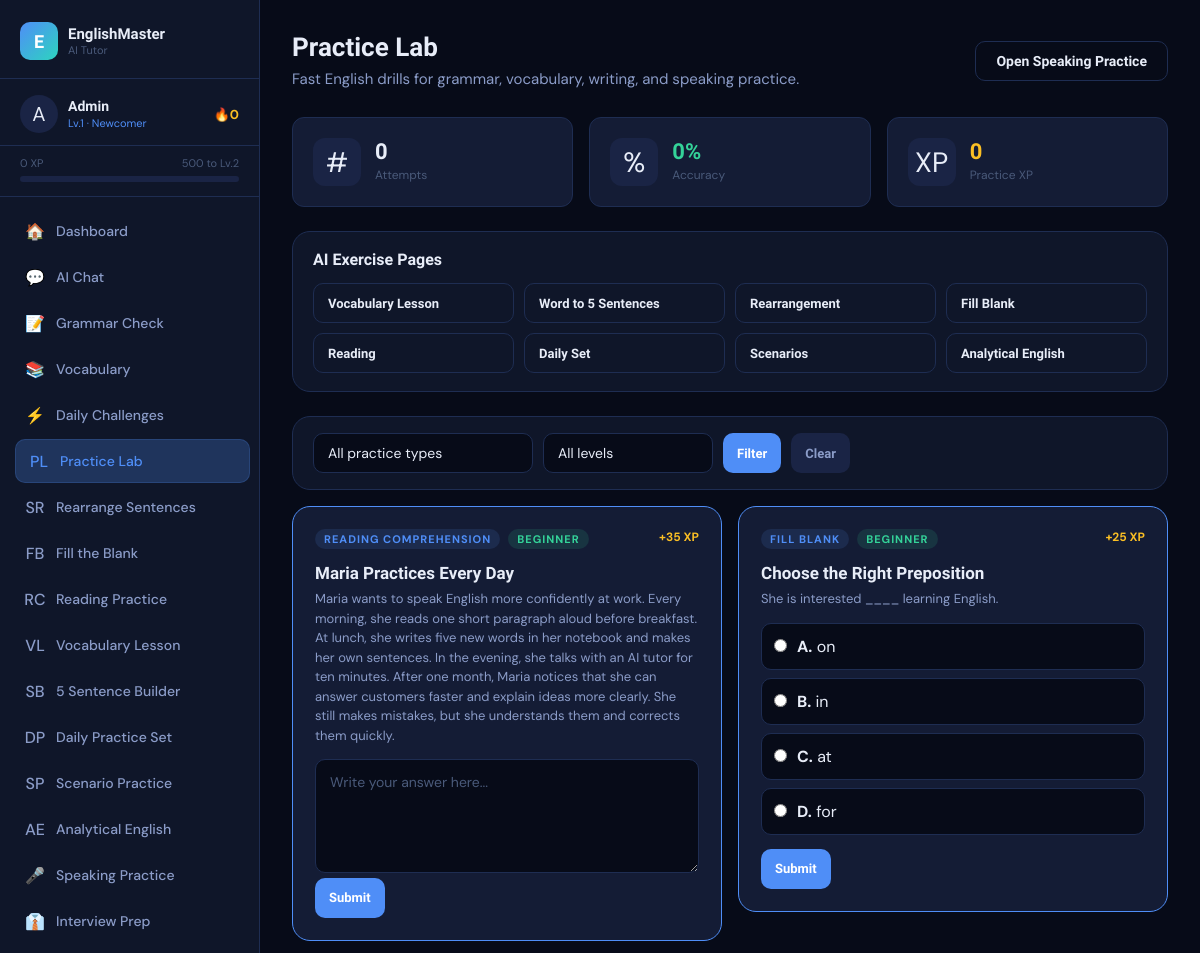
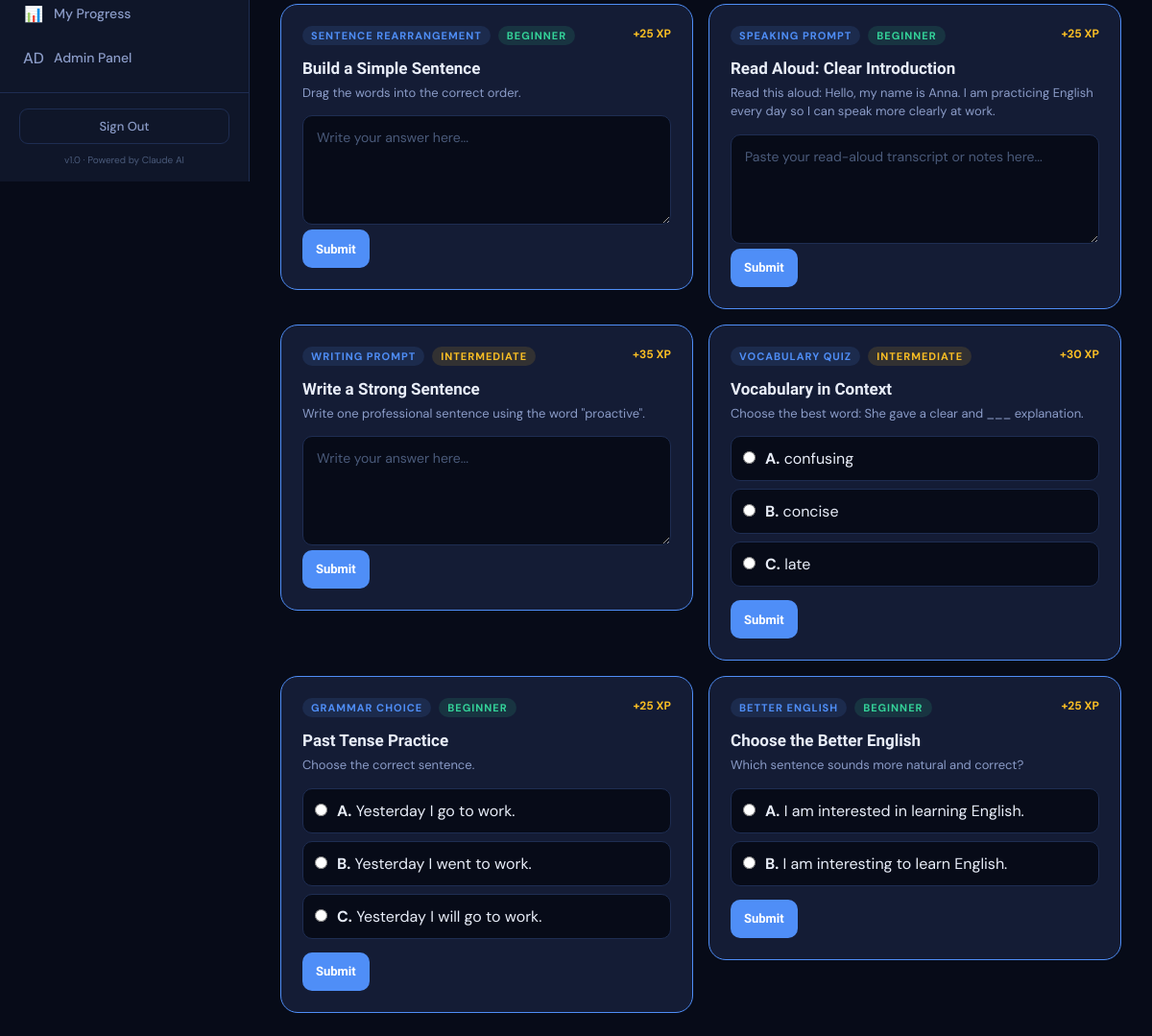
The app's page /practice.php (signed in) with its own data (2 pictures, top to bottom).
### tables this page shows
CREATE TABLE IF NOT EXISTS users (
    id INT AUTO_INCREMENT PRIMARY KEY,
    name VARCHAR(100) NOT NULL,
    email VARCHAR(150) UNIQUE NOT NULL,
    password VARCHAR(255) NOT NULL,
    level INT DEFAULT 1,
    xp INT DEFAULT 0,
    streak INT DEFAULT 0,
    last_active DATE,
    avatar VARCHAR(10) DEFAULT '🧑',
    english_level ENUM('beginner','intermediate','advanced') DEFAULT 'beginner',
    role ENUM('user','admin') NOT NULL DEFAULT 'user',
    created_at TIMESTAMP DEFAULT CURRENT_TIMESTAMP
);

CREATE TABLE IF NOT EXISTS practice_items (
    id INT AUTO_INCREMENT PRIMARY KEY,
    type ENUM('better_english','grammar_choice','vocabulary_quiz','writing_prompt','speaking_prompt','sentence_rearrangement','fill_blank','reading_comprehension','daily_challenge_set','scenario_roleplay','analytical_english','word_sentence_builder') NOT NULL DEFAULT 'better_english',
    title VARCHAR(200) NOT NULL,
    prompt TEXT NOT NULL,
    option_a TEXT,
    option_b TEXT,
    option_c TEXT,
    option_d TEXT,
    correct_option CHAR(1),
    answer_key TEXT,
    explanation TEXT,
    difficulty ENUM('beginner','intermediate','advanced') DEFAULT 'beginner',
    category VARCHAR(80) DEFAULT 'general',
    tags VARCHAR(255) DEFAULT '',
    audio_url VARCHAR(255) DEFAULT '',
    xp_reward INT DEFAULT 25,
    active TINYINT(1) DEFAULT 1,
    created_by INT NULL,
    created_at TIMESTAMP DEFAULT CURRENT_TIMESTAMP,
    FOREIGN KEY (created_by) REFERENCES users(id) ON DELETE SET NULL
);

### config.php (called while the page is built, shortened)
<?php
function db() {
    static $conn = null;
    if ($conn === null) {
        $conn = new mysqli(DB_HOST, DB_USER, DB_PASS, DB_NAME);
        $conn->set_charset('utf8mb4');
    }
    return $conn;
}
function isAdmin($user = null) {
    return $user && (($user['role'] ?? 'user') === 'admin');
}
function currentUser() {
    $db = db();
    $uid = (int)$_SESSION['uid'];
    $r = $db->query("SELECT * FROM users WHERE id = $uid LIMIT 1");
    return $r ? $r->fetch_assoc() : null;
}
function clean($str) {
    return htmlspecialchars(strip_tags(trim($str)), ENT_QUOTES, 'UTF-8');
}
function levelName($level) {
    if ($level <= 2)  return 'Newcomer';
    return 'English Master';
}
function xpToNextLevel($xp) {
    $currentLevel = max(1, (int)floor($xp / 500) + 1);
    $nextLevelXP = $currentLevel * 500;
    $progress = (($xp % 500) / 500) * 100;
    return ['next' => $nextLevelXP, 'progress' => round($progress), 'needed' => $nextLevelXP - $xp];
}
?>

### practice.php (the view, shortened to what this page needs)
<?php
require_once 'config.php';
$db = db();
$uid = (int)$_SESSION['uid'];
$type = $_GET['type'] ?? 'all';
$difficulty = $_GET['difficulty'] ?? 'all';
$where = ["active=1"];
$whereSql = implode(' AND ', $where);
$items = $db->query("
    SELECT pi.*,
      (SELECT COUNT(*) FROM user_practice_attempts upa WHERE upa.practice_item_id=pi.id AND upa.user_id=$uid) AS attempts,
      (SELECT MAX(is_correct) FROM user_practice_attempts upa WHERE upa.practice_item_id=pi.id AND upa.user_id=$uid) AS mastered
    FROM practice_items pi
    WHERE $whereSql
    ORDER BY pi.created_at DESC, pi.id DESC
    LIMIT 60
");
$stats = $db->query("SELECT COUNT(*) attempts, SUM(is_correct) correct, SUM(xp_earned) xp FROM user_practice_attempts WHERE user_id=$uid")->fetch_assoc();
include 'includes/header.php';
?>
<div class="page-header flex-between" style="flex-wrap:wrap;gap:12px;">
  <div>
    <h1>Practice Lab</h1>
    <p>Fast English drills for grammar, vocabulary, writing, and speaking practice.</p>
  </div>
  <a href="speaking.php" class="btn btn-outline">Open Speaking Practice</a>
</div>
<div class="grid-3 mb-24">
  <div class="stat-card">
    <div class="stat-icon">#</div>
    <div><div class="stat-val"><?= (int)($stats['attempts'] ?? 0) ?></div><div class="stat-label">Attempts</div></div>
  </div>
  <div class="stat-card">
    <div class="stat-icon">%</div>
    <div>
      <?php $attempts = max(1, (int)($stats['attempts'] ?? 0)); $correct = (int)($stats['correct'] ?? 0); ?>
      <div class="stat-val" style="color:var(--green)"><?= round(($correct / $attempts) * 100) ?>%</div>
      <div class="stat-label">Accuracy</div>
    </div>
  </div>
  <div class="stat-card">
    <div class="stat-icon">XP</div>
    <div><div class="stat-val" style="color:var(--yellow)"><?= (int)($stats['xp'] ?? 0) ?></div><div class="stat-label">Practice XP</div></div>
  </div>
</div>
<div class="card mb-24" style="padding:18px 20px;">
  <h3 style="font-size:16px;margin-bottom:14px;color:var(--text-1)">AI Exercise Pages</h3>
  <div class="grid-4" style="gap:10px;">
    <a class="btn btn-outline btn-sm" href="vocabulary_lesson.php">Vocabulary Lesson</a>
    <a class="btn btn-outline btn-sm" href="sentence_builder.php">Word to 5 Sentences</a>
    <a class="btn btn-outline btn-sm" href="sentence_rearrangement.php">Rearrangement</a>
    <a class="btn btn-outline btn-sm" href="fill_blank.php">Fill Blank</a>
    <a class="btn btn-outline btn-sm" href="reading_comprehension.php">Reading</a>
    <a class="btn btn-outline btn-sm" href="daily_practice.php">Daily Set</a>
    <a class="btn btn-outline btn-sm" href="scenario_practice.php">Scenarios</a>
    <a class="btn btn-outline btn-sm" href="analytical_english.php">Analytical English</a>
  </div>
</div>
<div class="card mb-16" style="padding:16px 20px;">
  <form method="GET" style="display:flex;gap:10px;flex-wrap:wrap;align-items:center;">
    <select name="type" class="form-control" style="width:220px">
      <option value="all" <?= $type==='all'?'selected':'' ?>>All practice types</option>
    </select>
    <select name="difficulty" class="form-control" style="width:170px">
      <option value="all" <?= $difficulty==='all'?'selected':'' ?>>All levels</option>
    </select>
    <button class="btn btn-primary btn-sm">Filter</button>
    <a href="practice.php" class="btn btn-ghost btn-sm">Clear</a>
  </form>
</div>
<?php if ($items && $items->num_rows > 0): ?>
<div class="grid-2" style="gap:16px;align-items:start;">
  <?php while ($item = $items->fetch_assoc()):
    $isChoice = in_array($item['type'], ['better_english', 'grammar_choice', 'vocabulary_quiz', 'fill_blank', 'scenario_roleplay'], true);
    $typeLabel = ucwords(str_replace('_', ' ', $item['type']));
  ?>
  <div class="challenge-card <?= (int)$item['mastered'] ? 'completed' : 'active' ?>">
    <div class="challenge-header">
      <div style="display:flex;gap:8px;align-items:center;flex-wrap:wrap;">
        <span class="challenge-type ac-badge badge-blue"><?= clean($typeLabel) ?></span>
        <span class="challenge-type ac-badge diff-<?= clean($item['difficulty']) ?>"><?= ucfirst($item['difficulty']) ?></span>
      </div>
      <div class="challenge-xp">+<?= (int)$item['xp_reward'] ?> XP</div>
    </div>
    <div class="challenge-title"><?= clean($item['title']) ?></div>
    <div class="challenge-desc" style="white-space:pre-wrap"><?= clean($item['prompt']) ?></div>
    <form method="POST" style="margin-top:14px;">
      <?php if ($isChoice): ?>
        <div style="display:flex;flex-direction:column;gap:8px;margin-bottom:14px;">
          <?php foreach (['A','B','C','D'] as $letter):
            $key = 'option_' . strtolower($letter);
            if (empty($item[$key])) continue;
          ?>
          <label style="display:flex;gap:10px;align-items:flex-start;background:var(--bg-base);border:1px solid var(--border);border-radius:10px;padding:12px;cursor:pointer;">
            <input type="radio" name="answer" value="<?= $letter ?>" required style="margin-top:3px;">
            <span><strong><?= $letter ?>.</strong> <?= clean($item[$key]) ?></span>
          </label>
          <?php endforeach; ?>
        </div>
      <?php else: ?>
        <textarea name="answer" class="form-control" rows="4" placeholder="<?= $item['type']==='speaking_prompt' ? 'Paste your read-aloud transcript or notes here...' : 'Write your answer here...' ?>" required></textarea>
      <?php endif; ?>
      <button type="submit" name="submit_practice" class="btn btn-primary btn-sm" onclick="btnLoading(this,true)">Submit</button>
    </form>
  </div>
  <?php endwhile; ?>
</div>
<?php endif; ?>
<?php include 'includes/footer.php'; ?>

### includes/header.php (shortened to what this page needs)
<?php
$user = currentUser();
$xpInfo = $user ? xpToNextLevel($user['xp']) : null;
$currentPage = basename($_SERVER['PHP_SELF'], '.php');
?>
<!DOCTYPE html>
<html lang="en">
<head>
<link rel="stylesheet" href="<?= APP_URL ?>/assets/style.css">
</head>
<body>
<div class="app-layout">
  <aside class="sidebar" id="sidebar">
    <div class="sidebar-logo">
      <div class="logo-icon">E</div>
      <div class="logo-text">
        <span class="logo-name">EnglishMaster</span>
        <span class="logo-tag">AI Tutor</span>
      </div>
    </div>
    <?php if ($user): ?>
    <div class="sidebar-user">
      <div class="user-avatar"><?= $user['avatar'] ?></div>
      <div class="user-info">
        <div class="user-name"><?= clean($user['name']) ?></div>
        <div class="user-level">Lv.<?= $user['level'] ?> · <?= levelName($user['level']) ?></div>
      </div>
      <div class="user-streak">🔥<?= $user['streak'] ?></div>
    </div>
    <div class="xp-bar-wrap">
      <div class="xp-bar-label">
        <span><?= number_format($user['xp']) ?> XP</span>
        <span><?= $xpInfo['needed'] ?> to Lv.<?= $user['level']+1 ?></span>
      </div>
      <div class="xp-bar">
      </div>
    </div>
    <nav class="sidebar-nav">
      <a href="<?= APP_URL ?>/dashboard.php" class="nav-item <?= $currentPage==='dashboard'?'active':'' ?>">
        <span class="nav-icon">🏠</span><span class="nav-label">Dashboard</span>
      </a>
      <a href="<?= APP_URL ?>/chat.php" class="nav-item <?= $currentPage==='chat'?'active':'' ?>">
        <span class="nav-icon">💬</span><span class="nav-label">AI Chat</span>
      </a>
      <a href="<?= APP_URL ?>/grammar.php" class="nav-item <?= $currentPage==='grammar'?'active':'' ?>">
        <span class="nav-icon">📝</span><span class="nav-label">Grammar Check</span>
      </a>
      <a href="<?= APP_URL ?>/vocabulary.php" class="nav-item <?= $currentPage==='vocabulary'?'active':'' ?>">
        <span class="nav-icon">📚</span><span class="nav-label">Vocabulary</span>
      </a>
      <a href="<?= APP_URL ?>/challenges.php" class="nav-item <?= $currentPage==='challenges'?'active':'' ?>">
        <span class="nav-icon">⚡</span><span class="nav-label">Daily Challenges</span>
      </a>
      <a href="<?= APP_URL ?>/practice.php" class="nav-item <?= $currentPage==='practice'?'active':'' ?>">
        <span class="nav-icon">PL</span><span class="nav-label">Practice Lab</span>
      </a>
      <a href="<?= APP_URL ?>/sentence_rearrangement.php" class="nav-item <?= $currentPage==='sentence_rearrangement'?'active':'' ?>">
        <span class="nav-icon">SR</span><span class="nav-label">Rearrange Sentences</span>
      </a>
      <a href="<?= APP_URL ?>/fill_blank.php" class="nav-item <?= $currentPage==='fill_blank'?'active':'' ?>">
        <span class="nav-icon">FB</span><span class="nav-label">Fill the Blank</span>
      </a>
      <a href="<?= APP_URL ?>/reading_comprehension.php" class="nav-item <?= $currentPage==='reading_comprehension'?'active':'' ?>">
        <span class="nav-icon">RC</span><span class="nav-label">Reading Practice</span>
      </a>
      <a href="<?= APP_URL ?>/vocabulary_lesson.php" class="nav-item <?= $currentPage==='vocabulary_lesson'?'active':'' ?>">
        <span class="nav-icon">VL</span><span class="nav-label">Vocabulary Lesson</span>
      </a>
      <a href="<?= APP_URL ?>/sentence_builder.php" class="nav-item <?= $currentPage==='sentence_builder'?'active':'' ?>">
        <span class="nav-icon">SB</span><span class="nav-label">5 Sentence Builder</span>
      </a>
      <a href="<?= APP_URL ?>/daily_practice.php" class="nav-item <?= $currentPage==='daily_practice'?'active':'' ?>">
        <span class="nav-icon">DP</span><span class="nav-label">Daily Practice Set</span>
      </a>
      <a href="<?= APP_URL ?>/scenario_practice.php" class="nav-item <?= $currentPage==='scenario_practice'?'active':'' ?>">
        <span class="nav-icon">SP</span><span class="nav-label">Scenario Practice</span>
      </a>
      <a href="<?= APP_URL ?>/analytical_english.php" class="nav-item <?= $currentPage==='analytical_english'?'active':'' ?>">
        <span class="nav-icon">AE</span><span class="nav-label">Analytical English</span>
      </a>
      <a href="<?= APP_URL ?>/speaking.php" class="nav-item <?= $currentPage==='speaking'?'active':'' ?>">
        <span class="nav-icon">🎤</span><span class="nav-label">Speaking Practice</span>
      </a>
      <a href="<?= APP_URL ?>/interview.php" class="nav-item <?= $currentPage==='interview'?'active':'' ?>">
        <span class="nav-icon">👔</span><span class="nav-label">Interview Prep</span>
      </a>
      <a href="<?= APP_URL ?>/progress.php" class="nav-item <?= $currentPage==='progress'?'active':'' ?>">
        <span class="nav-icon">📊</span><span class="nav-label">My Progress</span>
      </a>
      <?php if (isAdmin($user)): ?>
      <a href="<?= APP_URL ?>/admin.php" class="nav-item <?= $currentPage==='admin'?'active':'' ?>">
        <span class="nav-icon">AD</span><span class="nav-label">Admin Panel</span>
      </a>
      <?php endif; ?>
    </nav>
    <?php endif; ?>
    <div class="sidebar-bottom">
      <?php if ($user): ?>
      <a href="<?= APP_URL ?>/logout.php" class="logout-btn">Sign Out</a>
      <?php endif; ?>
      <div class="sidebar-version">v1.0 · Powered by Claude AI</div>
    </div>
  </aside>
  <main class="main-content">

### records on screen
users: avatar "A", name "Admin", level "1", level "Newcomer", streak "0", xp "0", xp "500", $user['level']+1 "2"
practice_items: type "READING COMPREHENSION", difficulty "BEGINNER", xp_reward "35", title "Maria Practices Every Day", prompt "Maria wants to speak English more confidently at work. Every morning, she reads one short paragraph aloud before breakfast. At lunch, she writes five new words in her notebook and makes her own sentences. In the evening, she talks with an AI tutor for ten minutes. After one month, Maria notices that she can answer customers faster and explain ideas more clearly. She still makes mistakes, but she understands them and corrects them quickly."
practice_items: type "FILL BLANK", difficulty "BEGINNER", xp_reward "25", title "Choose the Right Preposition", prompt "She is interested ____ learning English.", letter "A", option_a "on", letter "B", option_b "in", letter "C", option_c "at", letter "D", option_d "for"
practice_items: type "SENTENCE REARRANGEMENT", difficulty "BEGINNER", xp_reward "25", title "Build a Simple Sentence", prompt "Drag the words into the correct order."
practice_items: type "SPEAKING PROMPT", difficulty "BEGINNER", xp_reward "25", title "Read Aloud: Clear Introduction", prompt "Read this aloud: Hello, my name is Anna. I am practicing English every day so I can speak more clearly at work."
practice_items: type "WRITING PROMPT", difficulty "INTERMEDIATE", xp_reward "35", title "Write a Strong Sentence", prompt "Write one professional sentence using the word \"proactive\"."
practice_items: type "VOCABULARY QUIZ", difficulty "INTERMEDIATE", xp_reward "30", title "Vocabulary in Context", prompt "Choose the best word: She gave a clear and ___ explanation.", letter "A", option_a "confusing", letter "B", option_b "concise", letter "C", option_c "late"
practice_items: type "GRAMMAR CHOICE", difficulty "BEGINNER", xp_reward "25", title "Past Tense Practice", prompt "Choose the correct sentence.", letter "A", option_a "Yesterday I go to work.", letter "B", option_b "Yesterday I went to work.", letter "C", option_c "Yesterday I will go to work."
practice_items: type "BETTER ENGLISH", difficulty "BEGINNER", xp_reward "25", title "Choose the Better English", prompt "Which sentence sounds more natural and correct?", letter "A", option_a "I am interested in learning English.", letter "B", option_b "I am interesting to learn English."

### other values on screen
$stats['attempts'] "0"
$stats['xp'] "0"
